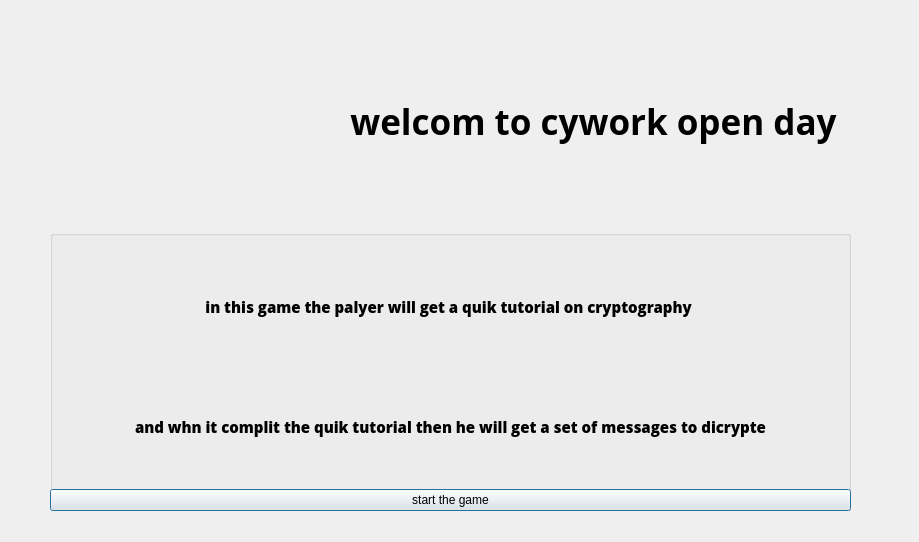
<?xml version="1.0" encoding="UTF-8"?>
<ui version="4.0">
 <class>Dialog</class>
 <widget class="QDialog" name="Dialog">
  <property name="geometry">
   <rect>
    <x>0</x>
    <y>0</y>
    <width>919</width>
    <height>542</height>
   </rect>
  </property>
  <property name="windowTitle">
   <string>Dialog</string>
  </property>
  <widget class="QWidget" name="horizontalLayoutWidget">
   <property name="geometry">
    <rect>
     <x>50</x>
     <y>20</y>
     <width>796</width>
     <height>202</height>
    </rect>
   </property>
   <layout class="QHBoxLayout" name="horizontalLayout">
    <item>
     <widget class="QLabel" name="label_2">
      <property name="text">
       <string/>
      </property>
      <property name="pixmap">
       <pixmap>../web/cywork-page-main/public/assets/images/logo.png</pixmap>
      </property>
     </widget>
    </item>
    <item>
     <widget class="QLabel" name="label">
      <property name="font">
       <font>
        <family>Source Code Pro</family>
        <pointsize>26</pointsize>
        <italic>false</italic>
        <bold>true</bold>
       </font>
      </property>
      <property name="layoutDirection">
       <enum>Qt::LayoutDirection::LeftToRight</enum>
      </property>
      <property name="text">
       <string>welcom to cywork open day </string>
      </property>
      <property name="alignment">
       <set>Qt::AlignmentFlag::AlignCenter</set>
      </property>
     </widget>
    </item>
   </layout>
  </widget>
  <widget class="QGroupBox" name="groupBox">
   <property name="geometry">
    <rect>
     <x>50</x>
     <y>230</y>
     <width>801</width>
     <height>281</height>
    </rect>
   </property>
   <property name="title">
    <string/>
   </property>
   <widget class="QWidget" name="verticalLayoutWidget">
    <property name="geometry">
     <rect>
      <x>0</x>
      <y>20</y>
      <width>801</width>
      <height>261</height>
     </rect>
    </property>
    <layout class="QVBoxLayout" name="verticalLayout">
     <item>
      <widget class="QLabel" name="label_4">
       <property name="font">
        <font>
         <family>Open Sans ExtraBold</family>
         <pointsize>11</pointsize>
         <bold>true</bold>
        </font>
       </property>
       <property name="text">
        <string>in this game the palyer will get a quik tutorial on cryptography </string>
       </property>
       <property name="alignment">
        <set>Qt::AlignmentFlag::AlignCenter</set>
       </property>
      </widget>
     </item>
     <item>
      <widget class="QLabel" name="label_3">
       <property name="font">
        <font>
         <family>Open Sans ExtraBold</family>
         <pointsize>11</pointsize>
         <bold>true</bold>
        </font>
       </property>
       <property name="text">
        <string>and whn it complit the quik tutorial then he will get a set of messages to dicrypte</string>
       </property>
       <property name="alignment">
        <set>Qt::AlignmentFlag::AlignCenter</set>
       </property>
      </widget>
     </item>
     <item>
      <widget class="QPushButton" name="pushButton">
       <property name="text">
        <string>start the game</string>
       </property>
      </widget>
     </item>
    </layout>
   </widget>
  </widget>
 </widget>
 <resources/>
 <connections/>
</ui>
